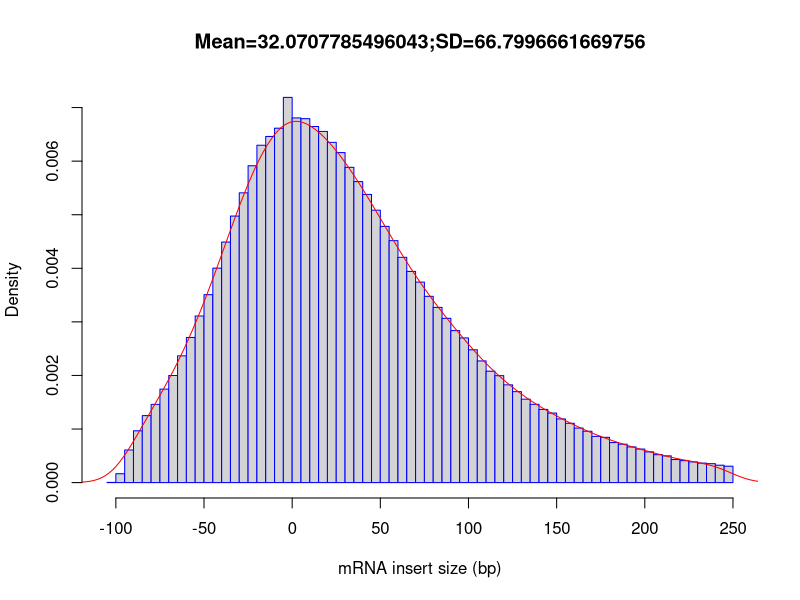

Generate this figure with R:
out_file = 'CF91090'
pdf('CF91090.inner_distance_plot.pdf')
fragsize=rep(c(-247.5,-242.5,-237.5,-232.5,-227.5,-222.5,-217.5,-212.5,-207.5,-202.5,-197.5,-192.5,-187.5,-182.5,-177.5,-172.5,-167.5,-162.5,-157.5,-152.5,-147.5,-142.5,-137.5,-132.5,-127.5,-122.5,-117.5,-112.5,-107.5,-102.5,-97.5,-92.5,-87.5,-82.5,-77.5,-72.5,-67.5,-62.5,-57.5,-52.5,-47.5,-42.5,-37.5,-32.5,-27.5,-22.5,-17.5,-12.5,-7.5,-2.5,2.5,7.5,12.5,17.5,22.5,27.5,32.5,37.5,42.5,47.5,52.5,57.5,62.5,67.5,72.5,77.5,82.5,87.5,92.5,97.5,102.5,107.5,112.5,117.5,122.5,127.5,132.5,137.5,142.5,147.5,152.5,157.5,162.5,167.5,172.5,177.5,182.5,187.5,192.5,197.5,202.5,207.5,212.5,217.5,222.5,227.5,232.5,237.5,242.5,247.5),times=c(0,0,0,0,0,0,0,0,0,0,0,0,0,0,0,0,0,0,0,0,0,0,0,0,0,0,0,0,0,20,802,2953,4687,6060,7077,8460,9689,11468,13131,15076,17003,19402,21762,24115,26216,28670,30523,31316,32064,34850,32993,32927,32218,31771,30782,29858,28524,27233,26071,24648,23178,21892,20384,19108,18139,16851,15850,14860,13751,13087,12016,11006,10080,9676,8845,8230,7547,7084,6621,6291,5760,5367,4935,4646,4183,4095,3626,3476,3226,3036,2780,2527,2419,2088,1984,1873,1764,1713,1573,1482))
frag_sd = sd(fragsize)
frag_mean = mean(fragsize)
frag_median = median(fragsize)
write(x=c("Name","Mean","Median","sd"), sep="	", file=stdout(),ncolumns=4)
write(c(out_file,frag_mean,frag_median,frag_sd),sep="	", file=stdout(),ncolumns=4)
hist(fragsize,probability=T,breaks=100,xlab="mRNA insert size (bp)",main=paste(c("Mean=",frag_mean,";","SD=",frag_sd),collapse=""),border="blue")
lines(density(fragsize,bw=10),col='red')
dev.off()
